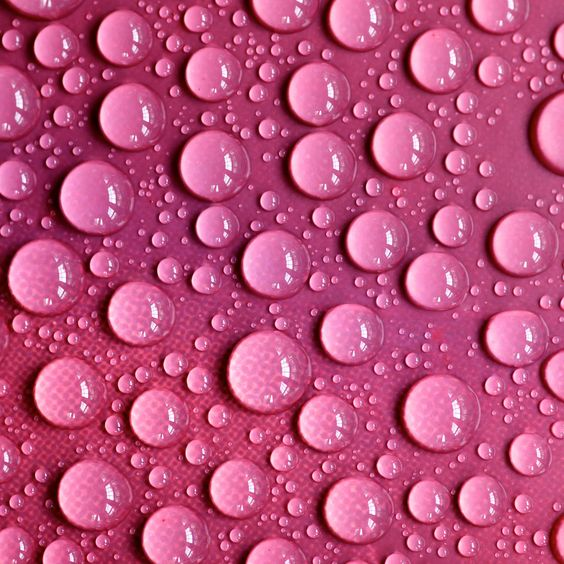
#> input picture foto.jpg, 564 x 564 px
$ python 'YCB ke RGB.py'
#> lines starting #> are read from the running program, lines starting #| are printed output that depends on the picture
import cv2
import numpy as np
def YCBkeRGB(Y, Cb, Cr):
    # Normalisasi Y, Cb, Cr ke [0, 1]
    Y = np.double(Y)
    Cr = np.double(Cr)
    Cb = np.double(Cb)
    if np.max(np.max(Y)) > 1.0 or np.max(np.max(Cb)) > 1.0 or np.max(np.max(Cr)) > 1.0:
        Y = np.double(Y) / 255.0
        Cr = np.double(Cr) / 255.0
        Cb = np.double(Cb) / 255.0
        tinggi, lebar = np.shape(Y)
        R = np.zeros((tinggi, lebar))
        G = np.zeros((tinggi, lebar))
        B = np.zeros((tinggi, lebar))
    for m in range(tinggi):
        for n in range(lebar):
            R[m,n] = Y[m,n] + 1.402 * Cr[m,n]
            G[m,n] = Y[m,n] - 0.34414 * Cb[m,n] - 0.71414 * Cr[m,n]
            B[m,n] = Y[m,n] + 1.7720 * Cb[m,n]
# Konversi ke jangkauan [0, 255]
    R = np.uint8(R * 255)
    G = np.uint8(G * 255)
    B = np.uint8(B * 255)
    return R, G, B
# Load gambar dengan OpenCV
img = cv2.imread('foto.jpg')
#> img is the input picture: shape (564, 564, 3); mean B, G, R 122, 78.3, 188.2
# Ubah warna dari BGR ke YCbCr
imgYCbCr = cv2.cvtColor(img, cv2.COLOR_BGR2YCrCb)
#> imgYCbCr: shape (564, 564, 3); mean of channels 0, 1, 2 116.1, 179.4, 131.3
# Ambil komponen Y, Cb, Cr
Y = imgYCbCr[:,:,0]
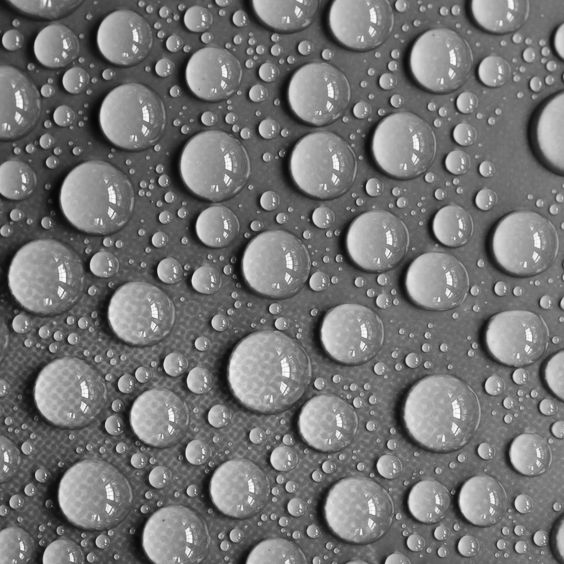
#> Y: shape (564, 564); min 5, max 254, mean 116.1
Cb = imgYCbCr[:,:,1]
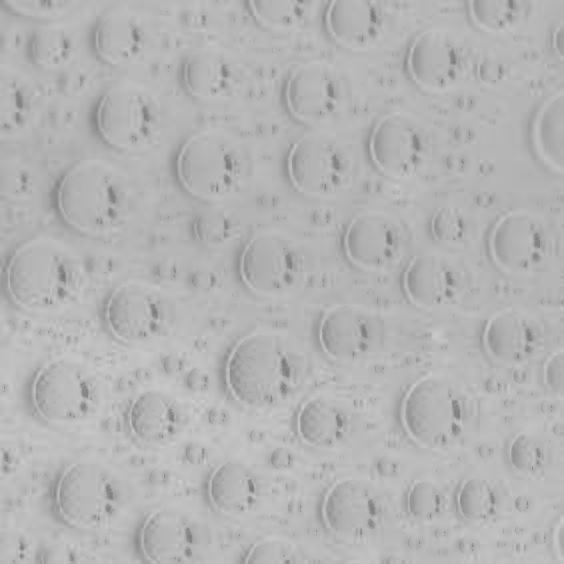
#> Cb: shape (564, 564); min 120, max 205, mean 179.4
Cr = imgYCbCr[:,:,2]
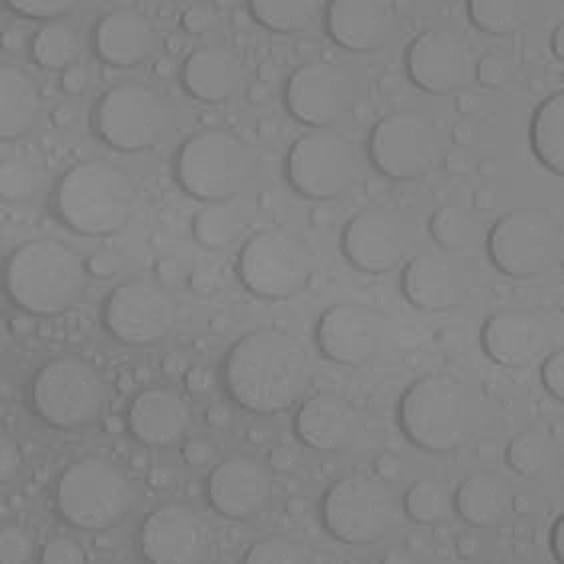
#> Cr: shape (564, 564); min 104, max 147, mean 131.3

# Konversi YCbCr ke RGB menggunakan fungsi YCBkeRGB
R, G, B = YCBkeRGB(Y, Cb, Cr)
#> after the loop in YCBkeRGB, `for m in range(tinggi):`:
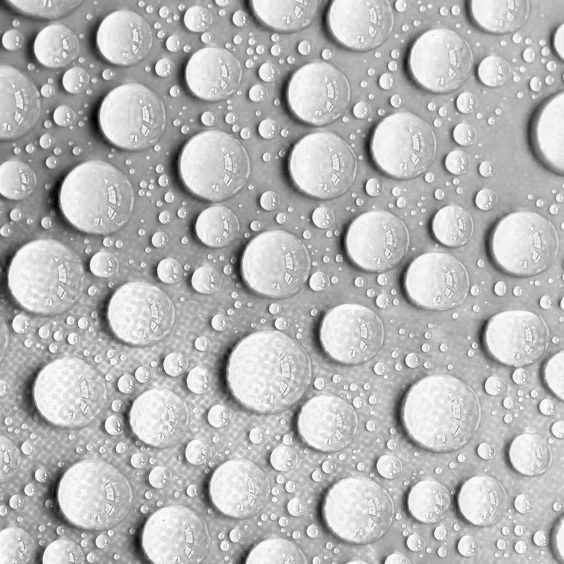
#> B: shape (564, 564) float64; min 0.972, max 1.99, mean 1.7; drawn with min black and max white
#> after the loop in YCBkeRGB, `for m in range(tinggi):`:
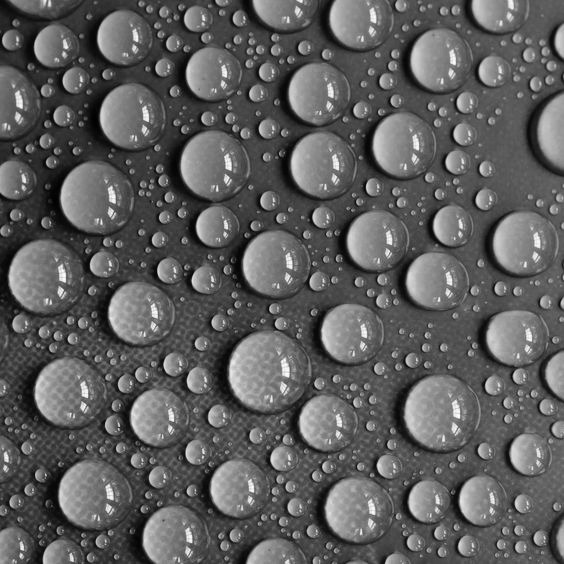
#> G: shape (564, 564) float64; min -0.515, max 0.462, mean -0.154; drawn with min black and max white
#> in YCBkeRGB, `R = np.uint8(R * 255)`:
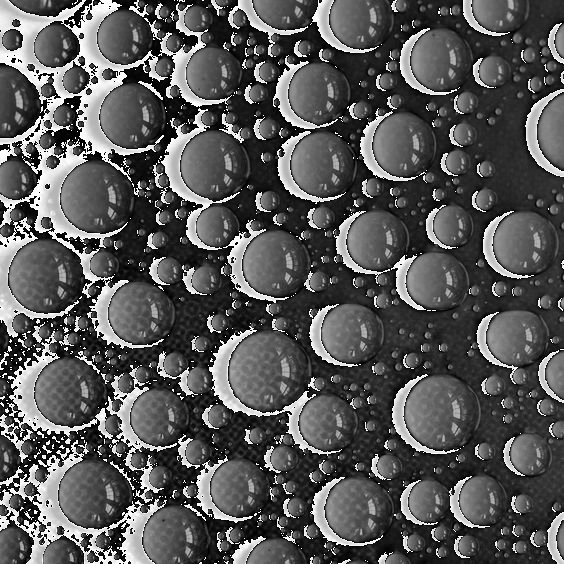
#> R: shape (564, 564); min 0, max 255, mean 87.6
#> in YCBkeRGB, `G = np.uint8(G * 255)`:
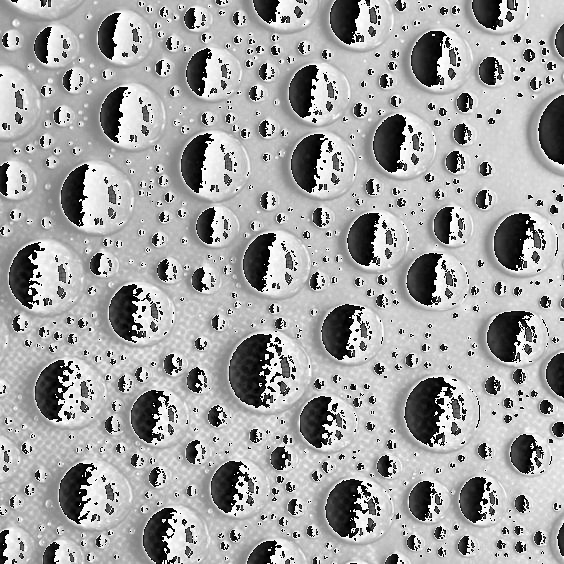
#> G: shape (564, 564); min 0, max 255, mean 163.6
# Gabungkan kembali R, G, B menjadi gambar RGB
imgRGB = cv2.merge((R, G, B))
#> imgRGB: shape (564, 564, 3); mean of channels 0, 1, 2 87.6, 163.6, 177.5
# Tampilkan gambar RGB
cv2.imshow('Gambar RGB', imgRGB)
cv2.waitKey(0)
cv2.destroyAllWindows()
